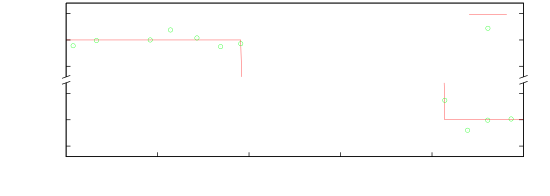

Source code (gnuplot):
clear
reset
file = "laserscan_LUT-kalibriert"
datafile = sprintf('../dat/%s.dat',file)


starttime = 27377708

set samples 100000
set term push
set term epslatex color 10 size 14cm, 5cm
set out sprintf('%s_zoom_02.tex',file)

bm = 0.20
lm = 0.12
rm = 0.95
gap = 0.03
size = 0.75
y1 = 1993.0; y2 = 2007.0; y3 = 3993.0; y4 = 4007.0

set multiplot
set xlabel 'Zeit [s]' 0,0.5
set border 1+2+8
unset key
set xtics nomirror
set ytics 5
set lmargin at screen lm
set rmargin at screen rm
set bmargin at screen bm
set tmargin at screen bm + size * (abs(y2-y1) / (abs(y2-y1) + abs(y4-y3) ) )

set yrange [y1:y2]

plot [13:18] datafile using ($1-starttime)/1000:3 with lines title 'Soll-Frequenz', \
datafile using ($1-starttime)/1000:4 with points pt 6 lc 2 title 'Ist-Frequenz'

unset xtics
unset xlabel
set border 2+4+8
set key inside top right
set bmargin at screen bm + size * (abs(y2-y1) / (abs(y2-y1) + abs(y4-y3) ) ) + gap
set tmargin at screen bm + size + gap
set yrange [y3:y4]

set label 'Relativfrequenz [MHz]' at screen 0.03, bm + 0.5 * (size + gap) offset 0,-strlen("Relativfrequenz [MHz]")/4.0 rotate by 90

set arrow from screen lm - gap / 4.0, bm + size * (abs(y2-y1) / (abs(y2-y1)+abs(y4-y3) ) ) - gap / 4.0 to screen \
lm + gap / 4.0, bm + size * (abs(y2-y1) / (abs(y2-y1) + abs(y4-y3) ) ) + gap / 4.0 nohead

set arrow from screen lm - gap / 4.0, bm + size * (abs(y2-y1) / (abs(y2-y1)+abs(y4-y3) ) ) - gap / 4.0  + gap to screen \
lm + gap / 4.0, bm + size * (abs(y2-y1) / (abs(y2-y1) + abs(y4-y3) ) ) + gap / 4.0 + gap nohead

set arrow from screen rm - gap / 4.0, bm + size * (abs(y2-y1) / (abs(y2-y1)+abs(y4-y3) ) ) - gap / 4.0 to screen \
rm + gap / 4.0, bm + size * (abs(y2-y1) / (abs(y2-y1) + abs(y4-y3) ) ) + gap / 4.0 nohead

set arrow from screen rm - gap / 4.0, bm + size * (abs(y2-y1) / (abs(y2-y1)+abs(y4-y3) ) ) - gap / 4.0  + gap to screen \
rm + gap / 4.0, bm + size * (abs(y2-y1) / (abs(y2-y1) + abs(y4-y3) ) ) + gap / 4.0 + gap nohead

plot [13:18] datafile using ($1-starttime)/1000:3 with lines title 'Soll-Frequenz', \
datafile using ($1-starttime)/1000:4 with points pt 6 lc 2 title 'Ist-Frequenz'

unset multiplot

unset out
